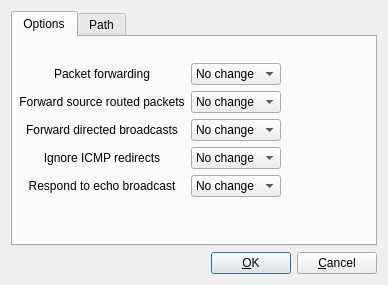
<?xml version="1.0" encoding="UTF-8"?>
<ui version="4.0">
 <class>solarisAdvancedDialog_q</class>
 <widget class="QDialog" name="solarisAdvancedDialog_q">
  <property name="windowModality">
   <enum>Qt::ApplicationModal</enum>
  </property>
  <property name="geometry">
   <rect>
    <x>0</x>
    <y>0</y>
    <width>388</width>
    <height>285</height>
   </rect>
  </property>
  <property name="windowTitle">
   <string>Solaris: advanced settings</string>
  </property>
  <layout class="QGridLayout">
   <property name="margin">
    <number>11</number>
   </property>
   <property name="spacing">
    <number>6</number>
   </property>
   <item row="1" column="0">
    <layout class="QHBoxLayout">
     <property name="spacing">
      <number>6</number>
     </property>
     <property name="margin">
      <number>0</number>
     </property>
     <item>
      <spacer>
       <property name="orientation">
        <enum>Qt::Horizontal</enum>
       </property>
       <property name="sizeType">
        <enum>QSizePolicy::Expanding</enum>
       </property>
       <property name="sizeHint" stdset="0">
        <size>
         <width>20</width>
         <height>20</height>
        </size>
       </property>
      </spacer>
     </item>
     <item>
      <widget class="QPushButton" name="buttonOk">
       <property name="text">
        <string>&amp;OK</string>
       </property>
       <property name="shortcut">
        <string/>
       </property>
       <property name="autoDefault">
        <bool>true</bool>
       </property>
       <property name="default">
        <bool>true</bool>
       </property>
      </widget>
     </item>
     <item>
      <widget class="QPushButton" name="buttonCancel">
       <property name="text">
        <string>&amp;Cancel</string>
       </property>
       <property name="shortcut">
        <string/>
       </property>
       <property name="autoDefault">
        <bool>true</bool>
       </property>
      </widget>
     </item>
    </layout>
   </item>
   <item row="0" column="0">
    <widget class="QTabWidget" name="tabWidget">
     <property name="currentIndex">
      <number>0</number>
     </property>
     <widget class="QWidget" name="tab">
      <attribute name="title">
       <string>Options</string>
      </attribute>
      <layout class="QGridLayout">
       <property name="margin">
        <number>6</number>
       </property>
       <property name="spacing">
        <number>6</number>
       </property>
       <item row="4" column="0">
        <widget class="QLabel" name="label553">
         <property name="text">
          <string>Ignore ICMP redirects</string>
         </property>
         <property name="alignment">
          <set>Qt::AlignCenter</set>
         </property>
         <property name="wordWrap">
          <bool>false</bool>
         </property>
        </widget>
       </item>
       <item row="1" column="1">
        <widget class="QComboBox" name="solaris_ip_forward">
         <item>
          <property name="text">
           <string>No change</string>
          </property>
         </item>
         <item>
          <property name="text">
           <string>On</string>
          </property>
         </item>
         <item>
          <property name="text">
           <string>Off</string>
          </property>
         </item>
        </widget>
       </item>
       <item row="3" column="0">
        <widget class="QLabel" name="label555">
         <property name="text">
          <string>Forward directed broadcasts</string>
         </property>
         <property name="alignment">
          <set>Qt::AlignCenter</set>
         </property>
         <property name="wordWrap">
          <bool>false</bool>
         </property>
        </widget>
       </item>
       <item row="5" column="0">
        <widget class="QLabel" name="label554">
         <property name="text">
          <string>Respond to echo broadcast</string>
         </property>
         <property name="alignment">
          <set>Qt::AlignCenter</set>
         </property>
         <property name="wordWrap">
          <bool>false</bool>
         </property>
        </widget>
       </item>
       <item row="5" column="1">
        <widget class="QComboBox" name="solaris_ip_respond_to_echo_broadcast">
         <item>
          <property name="text">
           <string>No change</string>
          </property>
         </item>
         <item>
          <property name="text">
           <string>On</string>
          </property>
         </item>
         <item>
          <property name="text">
           <string>Off</string>
          </property>
         </item>
        </widget>
       </item>
       <item row="3" column="1">
        <widget class="QComboBox" name="solaris_ip_forward_directed_broadcasts">
         <item>
          <property name="text">
           <string>No change</string>
          </property>
         </item>
         <item>
          <property name="text">
           <string>On</string>
          </property>
         </item>
         <item>
          <property name="text">
           <string>Off</string>
          </property>
         </item>
        </widget>
       </item>
       <item row="1" column="0">
        <widget class="QLabel" name="label551">
         <property name="text">
          <string>Packet forwarding</string>
         </property>
         <property name="alignment">
          <set>Qt::AlignCenter</set>
         </property>
         <property name="wordWrap">
          <bool>false</bool>
         </property>
        </widget>
       </item>
       <item row="4" column="1">
        <widget class="QComboBox" name="solaris_ip_ignore_redirect">
         <item>
          <property name="text">
           <string>No change</string>
          </property>
         </item>
         <item>
          <property name="text">
           <string>On</string>
          </property>
         </item>
         <item>
          <property name="text">
           <string>Off</string>
          </property>
         </item>
        </widget>
       </item>
       <item row="2" column="1">
        <widget class="QComboBox" name="solaris_ip_forward_src_routed">
         <item>
          <property name="text">
           <string>No change</string>
          </property>
         </item>
         <item>
          <property name="text">
           <string>On</string>
          </property>
         </item>
         <item>
          <property name="text">
           <string>Off</string>
          </property>
         </item>
        </widget>
       </item>
       <item row="2" column="0">
        <widget class="QLabel" name="label552">
         <property name="text">
          <string>Forward source routed packets</string>
         </property>
         <property name="alignment">
          <set>Qt::AlignCenter</set>
         </property>
         <property name="wordWrap">
          <bool>false</bool>
         </property>
        </widget>
       </item>
       <item row="6" column="0">
        <spacer>
         <property name="orientation">
          <enum>Qt::Horizontal</enum>
         </property>
         <property name="sizeType">
          <enum>QSizePolicy::Fixed</enum>
         </property>
         <property name="sizeHint" stdset="0">
          <size>
           <width>151</width>
           <height>20</height>
          </size>
         </property>
        </spacer>
       </item>
       <item row="0" column="0">
        <spacer>
         <property name="orientation">
          <enum>Qt::Vertical</enum>
         </property>
         <property name="sizeType">
          <enum>QSizePolicy::Fixed</enum>
         </property>
         <property name="sizeHint" stdset="0">
          <size>
           <width>20</width>
           <height>20</height>
          </size>
         </property>
        </spacer>
       </item>
       <item row="1" column="2">
        <spacer>
         <property name="orientation">
          <enum>Qt::Horizontal</enum>
         </property>
         <property name="sizeType">
          <enum>QSizePolicy::Expanding</enum>
         </property>
         <property name="sizeHint" stdset="0">
          <size>
           <width>40</width>
           <height>20</height>
          </size>
         </property>
        </spacer>
       </item>
       <item row="6" column="1">
        <spacer>
         <property name="orientation">
          <enum>Qt::Vertical</enum>
         </property>
         <property name="sizeType">
          <enum>QSizePolicy::Expanding</enum>
         </property>
         <property name="sizeHint" stdset="0">
          <size>
           <width>20</width>
           <height>40</height>
          </size>
         </property>
        </spacer>
       </item>
      </layout>
     </widget>
     <widget class="QWidget" name="tab1">
      <attribute name="title">
       <string>Path</string>
      </attribute>
      <layout class="QGridLayout">
       <property name="margin">
        <number>6</number>
       </property>
       <property name="spacing">
        <number>6</number>
       </property>
       <item row="1" column="2">
        <widget class="QLineEdit" name="solaris_path_ipf">
         <property name="minimumSize">
          <size>
           <width>200</width>
           <height>0</height>
          </size>
         </property>
        </widget>
       </item>
       <item row="1" column="1">
        <widget class="QLabel" name="label580">
         <property name="text">
          <string>ipf:</string>
         </property>
         <property name="alignment">
          <set>Qt::AlignCenter</set>
         </property>
         <property name="wordWrap">
          <bool>false</bool>
         </property>
        </widget>
       </item>
       <item row="2" column="1">
        <widget class="QLabel" name="label581">
         <property name="text">
          <string>ipnat:</string>
         </property>
         <property name="alignment">
          <set>Qt::AlignCenter</set>
         </property>
         <property name="wordWrap">
          <bool>false</bool>
         </property>
        </widget>
       </item>
       <item row="2" column="2">
        <widget class="QLineEdit" name="solaris_path_ipnat">
         <property name="minimumSize">
          <size>
           <width>200</width>
           <height>0</height>
          </size>
         </property>
        </widget>
       </item>
       <item row="0" column="0" colspan="4">
        <widget class="QLabel" name="label579">
         <property name="text">
          <string>Specify directory path and a file name for the following utilities on the OS your firewall machine is running. Leave these empty if you want to use default values.</string>
         </property>
         <property name="alignment">
          <set>Qt::AlignCenter</set>
         </property>
         <property name="wordWrap">
          <bool>true</bool>
         </property>
        </widget>
       </item>
       <item row="1" column="0">
        <spacer>
         <property name="orientation">
          <enum>Qt::Horizontal</enum>
         </property>
         <property name="sizeType">
          <enum>QSizePolicy::Expanding</enum>
         </property>
         <property name="sizeHint" stdset="0">
          <size>
           <width>40</width>
           <height>20</height>
          </size>
         </property>
        </spacer>
       </item>
       <item row="1" column="3">
        <spacer>
         <property name="orientation">
          <enum>Qt::Horizontal</enum>
         </property>
         <property name="sizeType">
          <enum>QSizePolicy::Expanding</enum>
         </property>
         <property name="sizeHint" stdset="0">
          <size>
           <width>40</width>
           <height>20</height>
          </size>
         </property>
        </spacer>
       </item>
       <item row="3" column="2">
        <spacer>
         <property name="orientation">
          <enum>Qt::Vertical</enum>
         </property>
         <property name="sizeType">
          <enum>QSizePolicy::Expanding</enum>
         </property>
         <property name="sizeHint" stdset="0">
          <size>
           <width>20</width>
           <height>40</height>
          </size>
         </property>
        </spacer>
       </item>
      </layout>
     </widget>
    </widget>
   </item>
  </layout>
 </widget>
 <layoutdefault spacing="6" margin="11"/>
 <tabstops>
  <tabstop>tabWidget</tabstop>
  <tabstop>solaris_ip_forward</tabstop>
  <tabstop>solaris_ip_forward_src_routed</tabstop>
  <tabstop>solaris_ip_forward_directed_broadcasts</tabstop>
  <tabstop>solaris_ip_ignore_redirect</tabstop>
  <tabstop>solaris_ip_respond_to_echo_broadcast</tabstop>
  <tabstop>solaris_path_ipf</tabstop>
  <tabstop>solaris_path_ipnat</tabstop>
  <tabstop>buttonOk</tabstop>
  <tabstop>buttonCancel</tabstop>
 </tabstops>
 <resources/>
 <connections>
  <connection>
   <sender>buttonOk</sender>
   <signal>clicked()</signal>
   <receiver>solarisAdvancedDialog_q</receiver>
   <slot>accept()</slot>
   <hints>
    <hint type="sourcelabel">
     <x>20</x>
     <y>20</y>
    </hint>
    <hint type="destinationlabel">
     <x>20</x>
     <y>20</y>
    </hint>
   </hints>
  </connection>
  <connection>
   <sender>buttonCancel</sender>
   <signal>clicked()</signal>
   <receiver>solarisAdvancedDialog_q</receiver>
   <slot>reject()</slot>
   <hints>
    <hint type="sourcelabel">
     <x>20</x>
     <y>20</y>
    </hint>
    <hint type="destinationlabel">
     <x>20</x>
     <y>20</y>
    </hint>
   </hints>
  </connection>
 </connections>
</ui>
